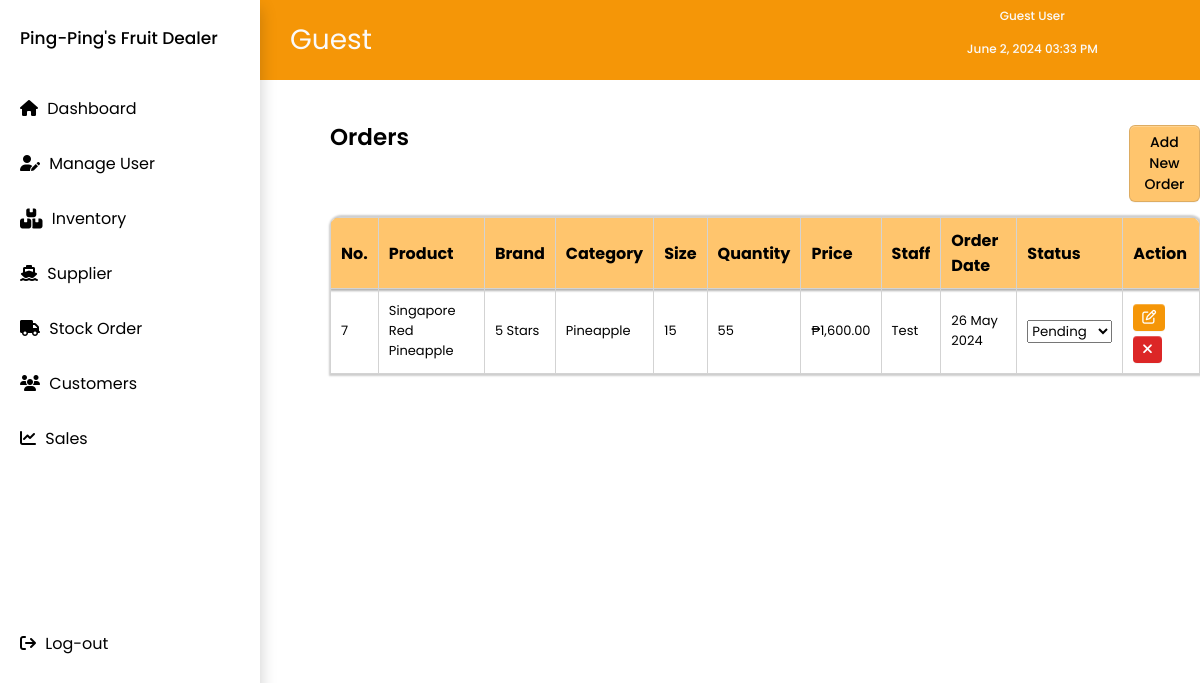
The app's page /order.php with its own data.
### tables this page shows
CREATE TABLE `order` (
  `order_id` int(11) UNSIGNED NOT NULL,
  `product` varchar(50) NOT NULL,
  `brand` varchar(11) NOT NULL,
  `category` varchar(11) NOT NULL,
  `size` int(11) NOT NULL,
  `quantity` int(11) NOT NULL,
  `staff` varchar(50) NOT NULL,
  `order_date` date NOT NULL,
  `status` enum('pending','delivered') NOT NULL DEFAULT 'pending'
);

CREATE TABLE `inventory` (
  `inventory_id` int(50) UNSIGNED NOT NULL,
  `product_name` varchar(50) NOT NULL,
  `brand_name` varchar(50) NOT NULL,
  `category` varchar(50) NOT NULL,
  `size` int(50) NOT NULL,
  `order_quantity` int(50) NOT NULL,
  `price` decimal(10,0) NOT NULL
);

CREATE TABLE `suppliers` (
  `sup_id` int(50) UNSIGNED NOT NULL,
  `sup_name` varchar(50) NOT NULL,
  `sup_country` varchar(50) NOT NULL,
  `sup_num` varchar(11) NOT NULL,
  `sup_brand` varchar(50) NOT NULL
);

### order.php (the view, shortened to what this page needs)
<?php
include 'nav.php';
include 'topnav.php';
$conn = new mysqli(DB_HOST, DB_USER, DB_PASS, DB_NAME);
$sql = "SELECT o.order_id, i.product_name AS product, s.sup_brand AS brand, o.category, o.size, o.quantity, i.price AS price, o.staff, o.order_date, o.status
        FROM `order` o
        LEFT JOIN `inventory` i ON o.product = i.inventory_id
        LEFT JOIN `suppliers` s ON o.brand = s.sup_id";
$result = $conn->query($sql);
?>
<!DOCTYPE html>
<html lang="en">
<head>
    <link rel="stylesheet" href="css/main.css">
    <link rel="stylesheet" href="css/order.css">
</head>
<body>
    <div class="group_names">
        <div class="group_content">
            <div class="title_and_button">
                <h2>Orders</h2>
                <button type="button" onclick="location.href='addorder.php'">Add New Order</button>
            </div>
            <table class="group_table">
                <thead>
                    <tr>
                        <th>No.</th>
                        <th>Product</th>
                        <th>Brand</th>
                        <th>Category</th>
                        <th>Size</th>
                        <th>Quantity</th>
                        <th>Price</th>
                        <th>Staff</th>
                        <th>Order Date</th>
                        <th>Status</th>
                        <th>Action</th>
                    </tr>
                </thead>
                <tbody>
                    <?php
                    if ($result->num_rows > 0) {
                        while($row = $result->fetch_assoc()) {
                            echo "<tr>";
                            echo "<td>" . $row["order_id"] . "</td>";
                            echo "<td>" . $row["product"] . "</td>";
                            echo "<td>" . $row["brand"] . "</td>";
                            echo "<td>" . $row["category"] . "</td>";
                            echo "<td>" . $row["size"] . "</td>";
                            echo "<td>" . $row["quantity"] . "</td>";
                            echo "<td>₱" . number_format($row["price"], 2) . "</td>";
                            echo "<td>" . $row["staff"] . "</td>";
                            echo "<td>" . date("d M Y", strtotime($row["order_date"])) . "</td>";
                            echo "<td>
                                    <select onchange=\"updateStatus(" . $row['order_id'] . ", this.value)\">
                                        <option value='pending'" . ($row['status'] == 'pending' ? ' selected' : '') . ">Pending</option>
                                        <option value='delivered'" . ($row['status'] == 'delivered' ? ' selected' : '') . ">Delivered</option>
                                    </select>
                                  </td>";
                            echo "<td>
                                    <button onclick=\"editOrder(" . $row["order_id"] . ")\" style=\"margin-right: 0px; padding: 3px 9px; font-weight: bold; border-radius: 4px; background-color: #F59607; color: #ffffff; border: none;\">
                                        <i class=\"fa-regular fa-pen-to-square\" style=\"color: #ffffff;\"></i>
                                    </button>
                                    <button onclick=\"deleteOrder(" . $row["order_id"] . ")\" style=\"margin-right: 0px; padding: 3px 9px; font-weight: bold; border-radius: 4px; background-color: #DC2626; color: #ffffff; border: none;\">
                                        <i class=\"fa-solid fa-xmark\" style=\"color: #ffffff;\"></i>
                                    </button>
                                 </td>";
                            echo "</tr>";
                        }
                    } else {
                        echo "<tr><td colspan='11'>No orders found</td></tr>";
                    }
                    ?>
                </tbody>
            </table>
        </div>
    </div>
</body>
</html>

### css/main.css (style rules this page uses)
* { padding: 0; margin: 0; box-sizing: border-box; font-family: 'Poppins', sans-serif; }

### css/order.css (style rules this page uses)
.group_names { display: flex; flex-direction: row; gap: 30px; }
.group_table { height: 100%; box-shadow: 1px 0 2px 2px rgba(0, 0, 0, 0.2); border-radius: 10px 10px 0 0; overflow: hidden; border-collapse: collapse; }
h2 { font-size: 23px; font-weight: 600; color: #000000; }
td, th .group_table { padding: 10px; text-align: left; }
thead { background-color: #FFC56D; box-shadow: 1px 0 2px 2px rgba(0, 0, 0, 0.3); }
th { color: rgb(0, 0, 0); font-size: 16px; font-weight: 70px; text-align: left; padding: 10px; border: 1px solid lightgray; border-collapse: collapse; }
td { color: rgb(0, 0, 0); font-size: 13px; border: 1px solid lightgray; border-collapse: collapse; }
.group_content { flex-direction: column; gap: 15px; display: flex; margin-left: 330px; }
button { margin-top: 5px; background-color: #FFC56D; display: inline-block; appearance: none; border: 1px solid rgba(27, 31, 35, 0.15); border-radius: 6px; box-shadow: rgba(27, 31, 35, 0.04) 0 1px 0, rgba(255, 255, 255, 0.25) 0 1px 0 inset; cursor: pointer; font-size: 14px; font-weight: 500; padding: 6px 10px; }
.title_and_button { display: flex; flex-direction: row; gap: 720px; margin-top: 40px; }

### records on screen
order: order_id "7", inventory.product_name "Singapore Red Pineapple", suppliers.sup_brand "5 Stars", category "Pineapple", size "15", quantity "55", inventory.price "1,600.00", staff "Test", order_date "26 May 2024", status+order_id "Pending"

### other values on screen
$user_role "Guest"
$name "Guest User"
